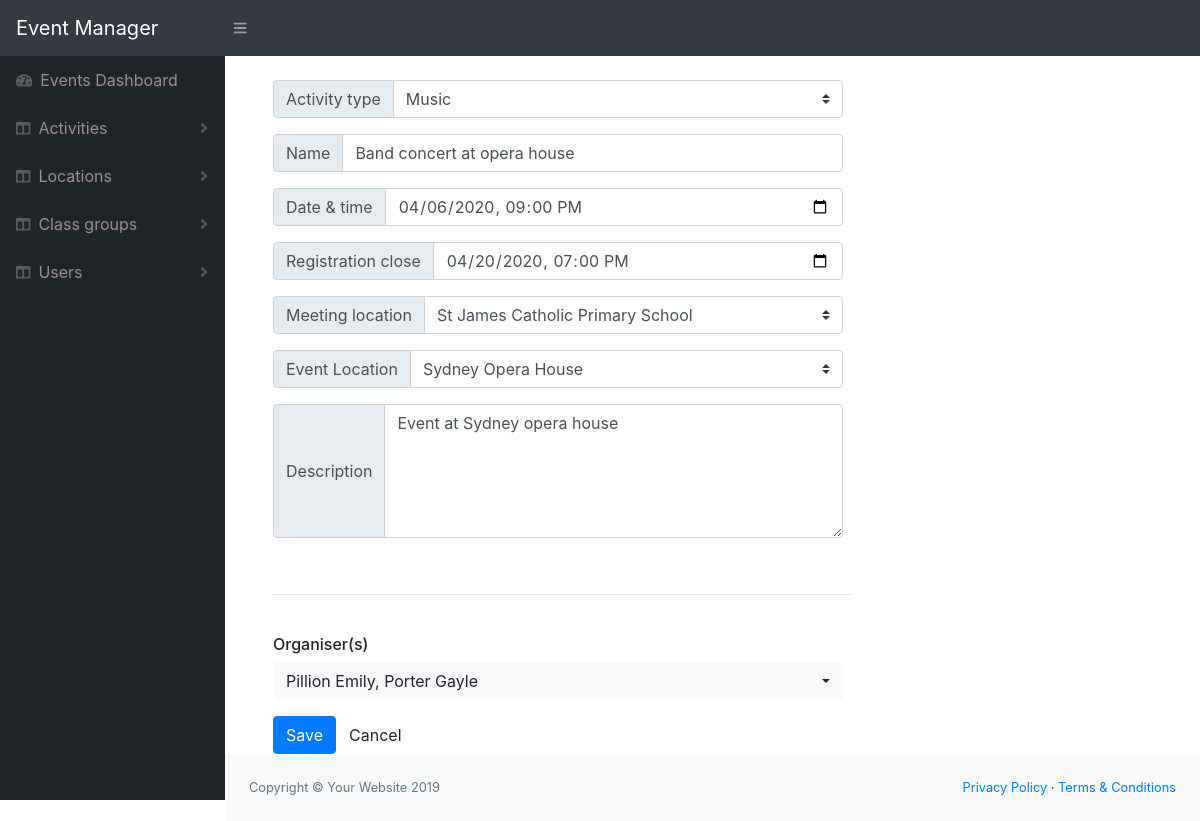
Screenshot of /event.php?id=2&a=e with the database file from the repository.
### tables this page shows
CREATE TABLE `event` (
  `id` int(11) NOT NULL,
  `name` varchar(255) NOT NULL DEFAULT '',
  `activity_id` int(11) NOT NULL,
  `description` text NOT NULL,
  `location_id` int(11) NOT NULL,
  `location_id2` int(11) NOT NULL,
  `distance` int(11) NOT NULL,
  `traveling_time` int(11) NOT NULL,
  `date_time` datetime NOT NULL,
  `registration_close` datetime NOT NULL,
  `active` tinyint(4) NOT NULL DEFAULT 1,
  `disabled` tinyint(4) NOT NULL DEFAULT 0
);

CREATE TABLE `user` (
  `id` int(11) NOT NULL,
  `group_id` int(11) NOT NULL,
  `first_name` varchar(255) NOT NULL,
  `last_name` varchar(255) NOT NULL,
  `email` varchar(255) NOT NULL,
  `mobile` varchar(255) NOT NULL,
  `user_type` tinyint(4) NOT NULL,
  `disabled` tinyint(4) NOT NULL DEFAULT 0
);

### lib/Template.php (called while the page is built, shortened)
<?php
class Template{
    protected $template;
    public function __construct($template){
        $this->template = $template;
    }
    public function __toString(){
        include basename($this->template);
        return ob_get_clean();
    }
}

### lib/Database.php (called while the page is built, shortened)
<?php
Class Database{
    private $host = DB_HOST;
    private $user = DB_USER;
    private $pass = DB_PASS;
    private $dbname = DB_NAME;
    private $dbh;
    private $stmt;
    public function __construct(){
        $dsn = 'mysql:host='. $this->host .';dbname='. $this->dbname;
        $options = array(
            PDO::ATTR_PERSISTENT => true,
            PDO::ATTR_ERRMODE => PDO::ERRMODE_EXCEPTION
        );
        try{
            $this->dbh = new PDO($dsn, $this->user, $this->pass, $options);
        }catch(PDOException $ex){
            $this->error = $e->getMessage();
        }
    }
    public function query($query){
        $this->stmt = $this->dbh->prepare($query);
    }
    public function bind($param, $value, $type = null){
        if(is_null($type)){
            switch(true){
                default:
                    $type = PDO::PARAM_STR;
            }
        }
        $this->stmt->bindValue($param, $value, $type);
    }
    public function execute(){
        return $this->stmt->execute();
    }
    public function resultSet(){
        $this->execute();
        return $this->stmt->fetchAll(PDO::FETCH_OBJ);
    }
    public function singleResult(){
        $this->execute();
        return $this->stmt->fetch(PDO::FETCH_OBJ);
    }
}

### lib/Activity.php (called while the page is built, shortened)
<?php
class Activity{
    private $db;
    public function __construct(){
        $this->db = new Database;
    }
    public function getAllActivities(){
        $this->db->query('SELECT * FROM activity WHERE disabled = 0 ORDER BY name ASC');
        $results = $this->db->resultSet();
        return $results;
    }
}

### lib/Event.php (called while the page is built, shortened)
<?php
class Event{
    private $db;
    public function __construct(){
        $this->db = new Database;
    }
    public function getEvent($event_id){
        $this->db->query("SELECT * FROM event WHERE id = :id_event");
        $this->db->bind(':id_event', $event_id);
        $results = $this->db->singleResult();
        return $results;
    }
    public function getEventOrganisers($event_id){
        $this->db->query("SELECT id
                    FROM event_attendees AS ea
                    LEFT JOIN user AS u ON u.id = ea.user_id
                    WHERE
                        event_id = :id_event AND ea.is_organiser = 1
                    ORDER BY u.last_name ASC");
        $this->db->bind(':id_event', $event_id);
        $resultSet = $this->db->resultSet();
        $results = array();
        foreach($resultSet as $result){
            $results[] = $result->id;
        }
        return $results;
    }
}

### lib/Location.php (called while the page is built, shortened)
<?php
class Location{
    private $db;
    public function __construct(){
        $this->db = new Database;
    }
    public function getLocations(){
        $this->db->query("SELECT * FROM location WHERE disabled = 0 ORDER BY name ASC");
        $results = $this->db->resultSet();
        return $results;
    }
}

### lib/User.php (called while the page is built, shortened)
<?php
class User{
    private $db;
    public function __construct(){
        $this->db = new Database;
    }
    public function getStaffUsers(){
        $this->db->query("SELECT * FROM user WHERE disabled = 0 AND user_type = 2 ORDER BY last_name ASC");
        $results = $this->db->resultSet();
        return $results;
    }
}

### templates/single-event.php (the view, shortened to what this page needs)
<?php include 'inc/header.php' ?>
    <div class="container mt-4">
        <div class="row">
            <form method="post" action="event.php" class="col-md-8">
                <div class="form-group mr-2">
                    <div class="input-group">
                        <div class="input-group-prepend">
                            <label class="input-group-text">Activity type</label>
                        </div>
                        <select name="activity" class="custom-select form-control">
                            <?php foreach($activities as $activity):
                                $selected = ($activity->id == $event->activity_id) ? 'selected' : ''; ?>
                            <option value="<?php echo $activity->id; ?>" <?php echo $selected; ?>><?php echo $activity->name; ?></option>
                            <?php endforeach; ?>
                        </select>
                    </div>
                </div>
                <div class="form-group mr-2">
                    <div class="input-group">
                        <div class="input-group-prepend">
                            <label class="input-group-text">Name</label>
                        </div>
                        <input type="text" class="form-control" name="name" value="<?php echo ($event)? $event->name : ''; ?>" required>
                    </div>
                </div>
                <div class="form-group mr-2">
                    <div class="input-group">
                        <div class="input-group-prepend">
                            <label class="input-group-text">Date & time</label>
                        </div>
                        <input type="datetime-local" class="form-control" name="datetime" value="<?php echo ($event)? date("Y-m-d\TH:i:s", strtotime($event->date_time)) : ''; ?>" required>
                    </div>
                </div>
                <div class="form-group mr-2">
                    <div class="input-group">
                        <div class="input-group-prepend">
                            <label class="input-group-text">Registration close</label>
                        </div>
                        <input type="datetime-local" class="form-control" name="registration_close" value="<?php echo ($event)? date("Y-m-d\TH:i:s", strtotime($event->registration_close)) : ''; ?>">
                    </div>
                </div>
                <div class="form-group mr-2">
                    <div class="input-group">
                        <div class="input-group-prepend">
                            <label class="input-group-text">Meeting location</label>
                        </div>
                        <select name="location" class="custom-select form-control" required>
                            <?php foreach($locations as $location):
                                $selected = ($location->id == $event->location_id) ? 'selected' : ''; ?>
                            <option value="<?php echo $location->id; ?>" <?php echo $selected; ?>><?php echo $location->name; ?></option>
                            <?php endforeach; ?>
                        </select>
                    </div>
                </div>
                <div class="form-group mr-2">
                    <div class="input-group">
                        <div class="input-group-prepend">
                            <label class="input-group-text">Event Location</label>
                        </div>
                        <select name="location2" class="custom-select form-control" required>
                            <?php foreach($locations as $location):
                                $selected = ($location->id == $event->location_id2) ? 'selected' : ''; ?>
                            <option value="<?php echo $location->id; ?>" <?php echo $selected; ?>><?php echo $location->name; ?></option>
                            <?php endforeach; ?>
                        </select>
                    </div>
                </div>
                <div class="form-group mr-2">
                    <div class="input-group">
                        <div class="input-group-prepend">
                            <label class="input-group-text">Description</label>
                        </div>
                        <textarea rows="5" class="form-control" name="description"><?php echo ($event)? $event->description : ''; ?></textarea>
                    </div>
                </div>
                <br>
                <hr>
                <br>
                <div class="form-group mr-2">
                    <h6>Organiser(s)</h6>
                    <select name="organisers[]" class="selectpicker form-control" multiple data-live-search="true" required>
                    <?php foreach($teachers as $teacher):
                        $selected = (in_array($teacher->id, $organisers)) ? 'selected' : ''; ?>
                        <option value="<?php echo $teacher->id; ?>" <?php echo $selected; ?>><?php echo $teacher->last_name .' '.$teacher->first_name; ?></option>
                    <?php endforeach; ?>
                    </select>
                </div>
                <input type="submit" class="btn btn-primary" value="Save" name="submit"><a href="index.php" class="btn btn-default">Cancel</a>
            </form>
        </div>
    </div>
<?php include 'inc/footer.php' ?>

### rows the page displays
event: name "Band concert at opera house", datetime "04/06/2020 21:00", registration_close "04/20/2020 19:00", description "Event at Sydney opera house"
user: last_name "Pillion", first_name "Emily,"
user: last_name "Porter", first_name "Gayle"

### other values shown
SITE_TITLE "Event Manager"
form field activity "Music"
form field location "St James Catholic Primary School"
form field location2 "Sydney Opera House"
